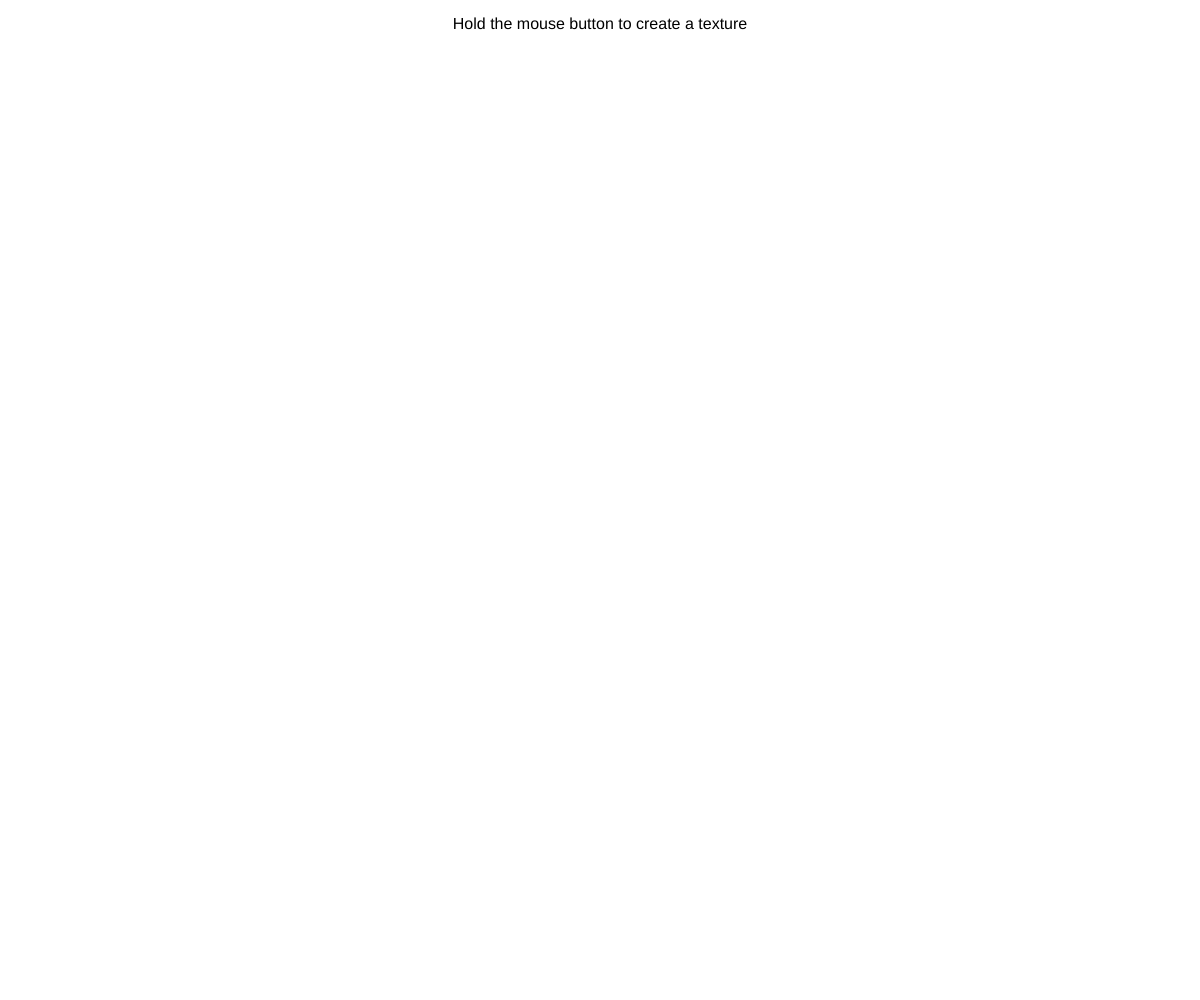
Frame 1 (no input)
Frame 60 (no input): identical to frame 1, image omitted
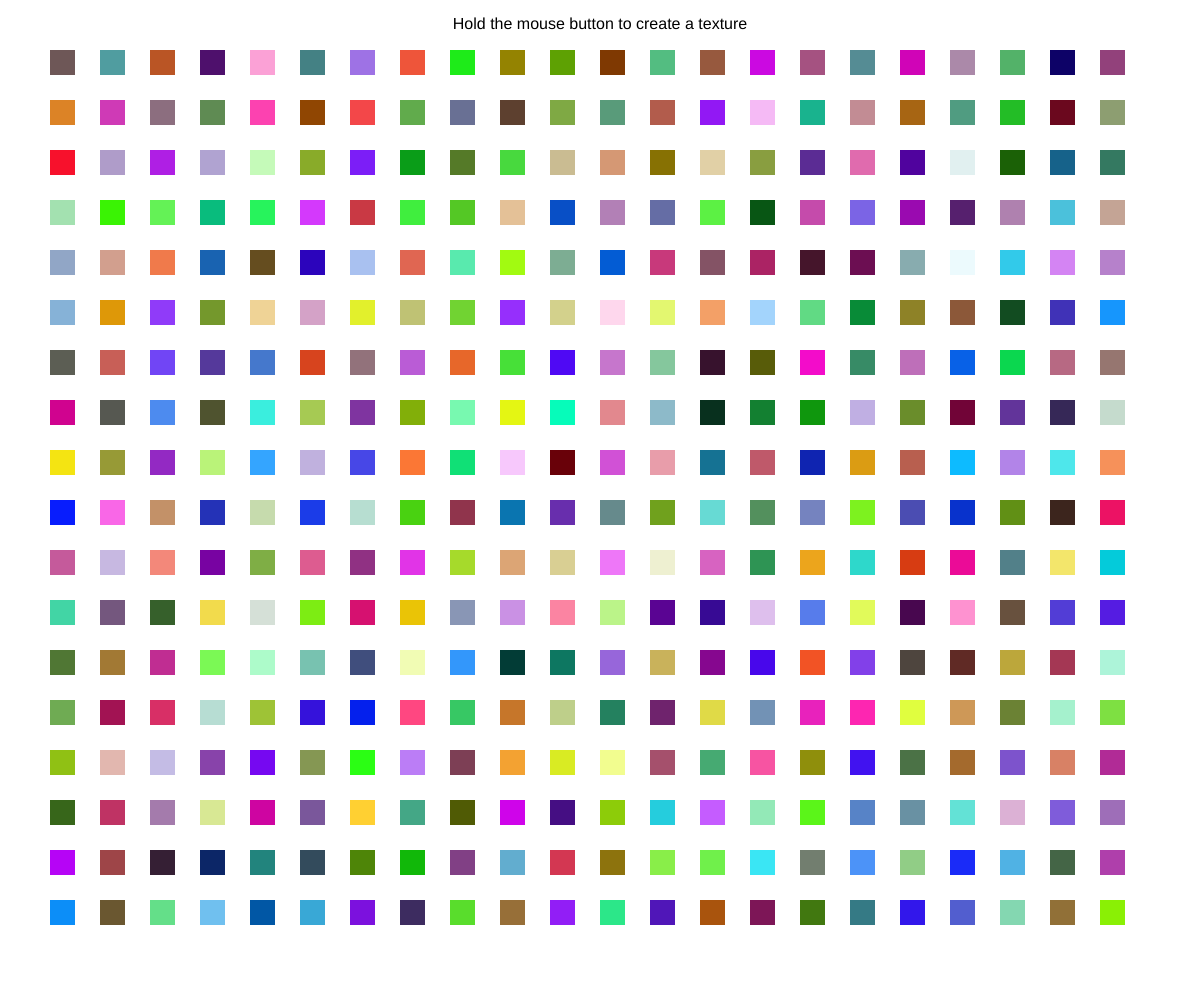
Frame 120 (the mouse pressed at the canvas centre since frame 60)

The p5.js sketch that drew these frames (run headless with seeded random() and noise() and a simulated clock; from frame 60 on, the mouse is pressed at the canvas centre):

// p5.js sketch
// ── sketch.js
var i = 0;
var j = 0;
var larg = 50;
var alt = 50;
var rett = [];
var a = 25;
var b = 25;
var x;
var y;

function preload() {
}

function setup() {
  noStroke();
  createCanvas(windowWidth, windowHeight);
  rectMode(LEFT);
  textAlign(CENTER, CENTER);
  for (a = 50; a <= windowWidth - 75; a += 50) {
    for (b = 50; b <= windowHeight - 75; b += 50) {
      rect(a, b, larg, alt);
      x = a;
      y = b;
      rett[i] = {
        x,
        y
      };
      i++;
    }
  }
  textSize(16);
  text("Hold the mouse button to create a texture", windowWidth / 2, 25);

}

function draw() {
  noStroke();
  for (j = 0; j <= rett.length - 1; j++) {
    if(mouseIsPressed) {
      var col1 = Math.round(random(0, 256));
      var col2 = Math.round(random(0, 256));
      var col3 = Math.round(random(0, 256));
    }
    fill(col1, col2, col3);
    rect(rett[j].x, rett[j].y, larg / 2, alt / 2);
  }

}
